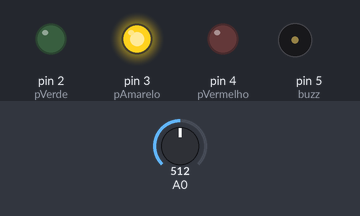
The sketch below on a simulated Arduino Uno, built with avr-gcc and run on an emulated ATmega328P. Shown: output pins drawn as LEDs (lit = HIGH), buzzer (waves = sounding). The inputs (shaded band) are chosen by the test bench; at power-on: A0 = 512.

Above: at 1.2 s.
1.3 s: A0 set to 753
2.8 s: A0 set to 778
At 3.3 s:
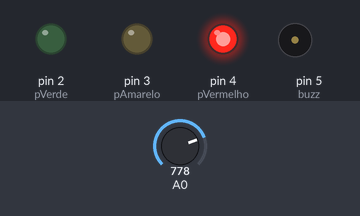
5.8 s: A0 set to 511
At 6.5 s:
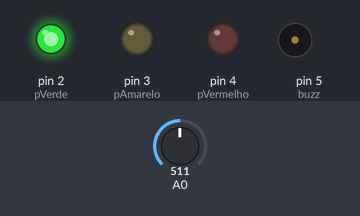
7.3 s: A0 set to 528
At 7.7 s:
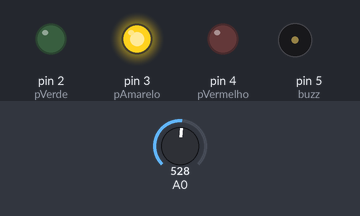
8.9 s: A0 set to 306
At 10.2 s:
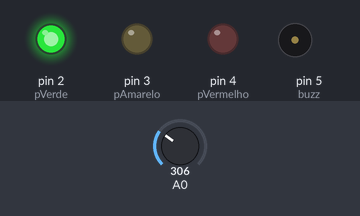
Timing chart, 0 to 11.5 s (numbered marks = the images above; inputs shaded):
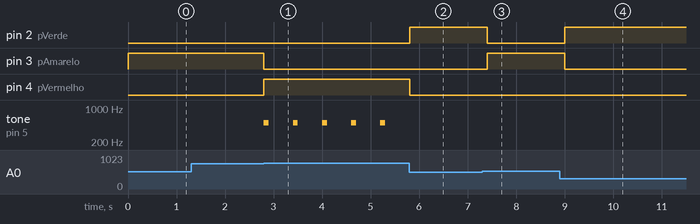

The sketch:

alarmevoltagem.ino
```cpp
// C++ code
//
float volt = A0;
int del = 400;
int pVermelho = 4;
int pAmarelo = 3;
int pVerde = 2;
int buzz = 5;
void setup()
{

  pinMode(pVerde, OUTPUT);
  pinMode(pAmarelo, OUTPUT);
  pinMode(pVermelho, OUTPUT);
  pinMode(buzz, OUTPUT);
}

void loop()
{
  volt = analogRead(A0)*(5.0/1023.0);

  if(volt < 2.5){
    digitalWrite(pAmarelo,LOW);
    digitalWrite(pVermelho,LOW);
    digitalWrite(pVerde, HIGH);
  }
  else if(volt >=2.5 && volt <=3.75){
    digitalWrite(pAmarelo,HIGH);
    digitalWrite(pVermelho,LOW);
    digitalWrite(pVerde, LOW);
  }
  else{
    digitalWrite(pAmarelo,LOW);
    digitalWrite(pVermelho,HIGH);
    digitalWrite(pVerde, LOW);
    tone(buzz,500,100);
    delay(del);
  }
  delay(200);
}
```

Measured:
- the behaviour switches between 767 and 768 on A0 (found by bisection; images 0 and 1)
- the behaviour switches between 511 and 512 on A0 (found by bisection; images 2 and 3)
- after the input at 1.3 s, every drawn part: stays the same
- after the input at 2.8 s, pin 3 (pAmarelo): HIGH → LOW at once; pin 4 (pVermelho): LOW → HIGH at once; tone on pin 5 (buzz): alternates 500 Hz for 0.10 s and silent for 0.50 s, starting at once
- after the input at 5.8 s, pin 2 (pVerde): LOW → HIGH at once; pin 4 (pVermelho): HIGH → LOW at once; tone on pin 5 (buzz): stops changing and stays silent
- after the input at 7.3 s, pin 2 (pVerde): HIGH → LOW after 0.10 s; pin 3 (pAmarelo): LOW → HIGH after 0.10 s
- after the input at 8.9 s, pin 2 (pVerde): LOW → HIGH after 0.11 s; pin 3 (pAmarelo): HIGH → LOW after 0.11 s
